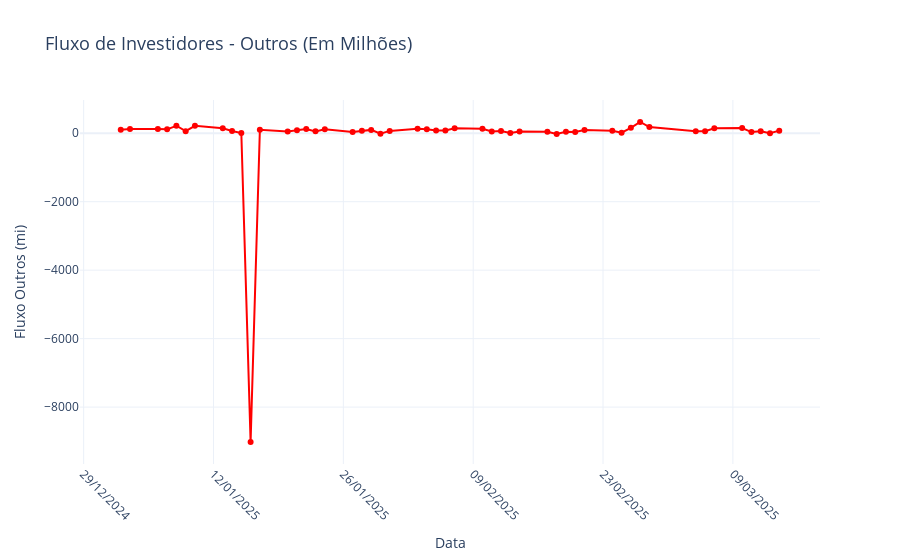

Write notebook code for a chart like this one.
### Markdown cell above
# Outros

### Code cell
import pandas as pd
import requests
from bs4 import BeautifulSoup
import plotly.graph_objects as go
from datetime import datetime

# URL do site
url = "https://www.dadosdemercado.com.br/fluxo"

# Fazer a requisição HTTP para obter o conteúdo da página
response = requests.get(url)
if response.status_code == 200:
    soup = BeautifulSoup(response.content, 'html.parser')

    # Encontrar a tabela na página
    tabela_html = soup.find('table')  # Localiza a primeira tabela na página
    if tabela_html:
        # Ler a tabela HTML com pandas
        tabela = pd.read_html(str(tabela_html))[0]

        # Verificar os nomes das colunas
        print("Colunas disponíveis na tabela:", tabela.columns)

        # Garantir que a coluna 'Data' esteja no formato datetime
        tabela['Data'] = pd.to_datetime(tabela['Data'], format='%d/%m/%Y', errors='coerce')

        # Verificar se a coluna 'Outros' existe
        if 'Outros' in tabela.columns:
            # Converter os valores da coluna 'Outros' para numérico
            tabela['Outros'] = tabela['Outros'].str.replace(' mi', '')  # Remover 'mi'
            tabela['Outros'] = tabela['Outros'].str.replace('.', '', regex=False)  # Remover separadores de milhares
            tabela['Outros'] = tabela['Outros'].str.replace(',', '.', regex=False).astype(float)

            # Filtrar os dados a partir do início do ano atual
            inicio_ano = datetime(datetime.now().year, 1, 1)  # Primeiro dia do ano atual
            tabela_filtrada = tabela[tabela['Data'] >= inicio_ano]

            # Criar o gráfico de linha com a coluna 'Outros'
            fig = go.Figure()

            # Adicionar a linha conectando os valores de 'Outros'
            fig.add_trace(go.Scatter(
                x=tabela_filtrada['Data'],  # Eixo X: coluna Data
                y=tabela_filtrada['Outros'],  # Eixo Y: fluxo outros
                mode='lines+markers',
                name='Outros',
                line=dict(color='red'),
                marker=dict(size=6, color='red', symbol='circle')
            ))

            # Personalizar o layout
            fig.update_layout(
                title='Fluxo de Investidores - Outros (Em Milhões)',
                xaxis_title='Data',
                yaxis_title='Fluxo Outros (mi)',
                template='plotly_white',
                xaxis=dict(
                    tickformat='%d/%m/%Y',  # Formatar as datas no eixo X
                    tickangle=45,           # Rotacionar os rótulos do eixo X
                    showgrid=True,          # Mostrar linhas de grade no eixo X
                    tickmode='auto',        # Ajustar automaticamente os rótulos
                    nticks=10               # Limitar o número de rótulos no eixo X
                ),
                yaxis=dict(
                    showgrid=True,          # Mostrar linhas de grade no eixo Y
                    rangemode='tozero'      # Garantir que o eixo Y comece no zero
                ),
                title_font_size=18,
                xaxis_title_font_size=14,
                yaxis_title_font_size=14
            )

            # Exibir o gráfico
            fig.show()
        else:
            print("A coluna 'Outros' não foi encontrada na tabela. Verifique os nomes das colunas.")
    else:
        print("Tabela não encontrada na página.")
else:
    print(f"Erro ao acessar o site: {response.status_code}")

### Figure 1 — Plotly figure (JSON) as saved in the notebook; plotly's stock layout.template omitted (floating-point values rounded to 4 significant figures)
{"data": [{"line": {"color": "red"}, "marker": {"color": "red", "size": 6, "symbol": "circle"}, "mode": "lines+markers", "name": "Outros", "type": "scatter", "x": ["2025-03-14T00:00:00.000000000", "2025-03-13T00:00:00.000000000", "2025-03-12T00:00:00.000000000", "2025-03-11T00:00:00.000000000", "2025-03-10T00:00:00.000000000", "2025-03-07T00:00:00.000000000", "2025-03-06T00:00:00.000000000", "2025-03-05T00:00:00.000000000", "2025-02-28T00:00:00.000000000", "2025-02-27T00:00:00.000000000", "2025-02-26T00:00:00.000000000", "2025-02-25T00:00:00.000000000", "2025-02-24T00:00:00.000000000", "2025-02-21T00:00:00.000000000", "2025-02-20T00:00:00.000000000", "2025-02-19T00:00:00.000000000", "2025-02-18T00:00:00.000000000", "2025-02-17T00:00:00.000000000", "2025-02-14T00:00:00.000000000", "2025-02-13T00:00:00.000000000", "2025-02-12T00:00:00.000000000", "2025-02-11T00:00:00.000000000", "2025-02-10T00:00:00.000000000", "2025-02-07T00:00:00.000000000", "2025-02-06T00:00:00.000000000", "2025-02-05T00:00:00.000000000", "2025-02-04T00:00:00.000000000", "2025-02-03T00:00:00.000000000", "2025-01-31T00:00:00.000000000", "2025-01-30T00:00:00.000000000", "2025-01-29T00:00:00.000000000", "2025-01-28T00:00:00.000000000", "2025-01-27T00:00:00.000000000", "2025-01-24T00:00:00.000000000", "2025-01-23T00:00:00.000000000", "2025-01-22T00:00:00.000000000", "2025-01-21T00:00:00.000000000", "2025-01-20T00:00:00.000000000", "2025-01-17T00:00:00.000000000", "2025-01-16T00:00:00.000000000", "2025-01-15T00:00:00.000000000", "2025-01-14T00:00:00.000000000", "2025-01-13T00:00:00.000000000", "2025-01-10T00:00:00.000000000", "2025-01-09T00:00:00.000000000", "2025-01-08T00:00:00.000000000", "2025-01-07T00:00:00.000000000", "2025-01-06T00:00:00.000000000", "2025-01-03T00:00:00.000000000", "2025-01-02T00:00:00.000000000"], "y": [74.81, -2.67, 55.6, 34.14, 152.3, 144.7, 61.02, 60.51, 180.5, 329.2, 159.3, 16.86, 71.01, 93.75, 33.87, 42.71, -23.03, 43.2, 50.16, 6.82, 63.24, 49.9, 130.5, 142.4, 79.02, 81.38, 112.9, 129.5, 67.5, -16.77, 97.22, 70.15, 34.9, 115.8, 54.44, 122.4, 83.93, 53.1, 98.85, -9021.0, 6.18, 62.63, 146.3, 214.6, 60.47, 218.0, 113.8, 122.3, 120.3, 98.36]}], "layout": {"title": {"font": {"size": 18}, "text": "Fluxo de Investidores - Outros (Em Milhões)"}, "xaxis": {"nticks": 10, "showgrid": true, "tickangle": 45, "tickformat": "%d/%m/%Y", "tickmode": "auto", "title": {"font": {"size": 14}, "text": "Data"}}, "yaxis": {"rangemode": "tozero", "showgrid": true, "title": {"font": {"size": 14}, "text": "Fluxo Outros (mi)"}}}}
